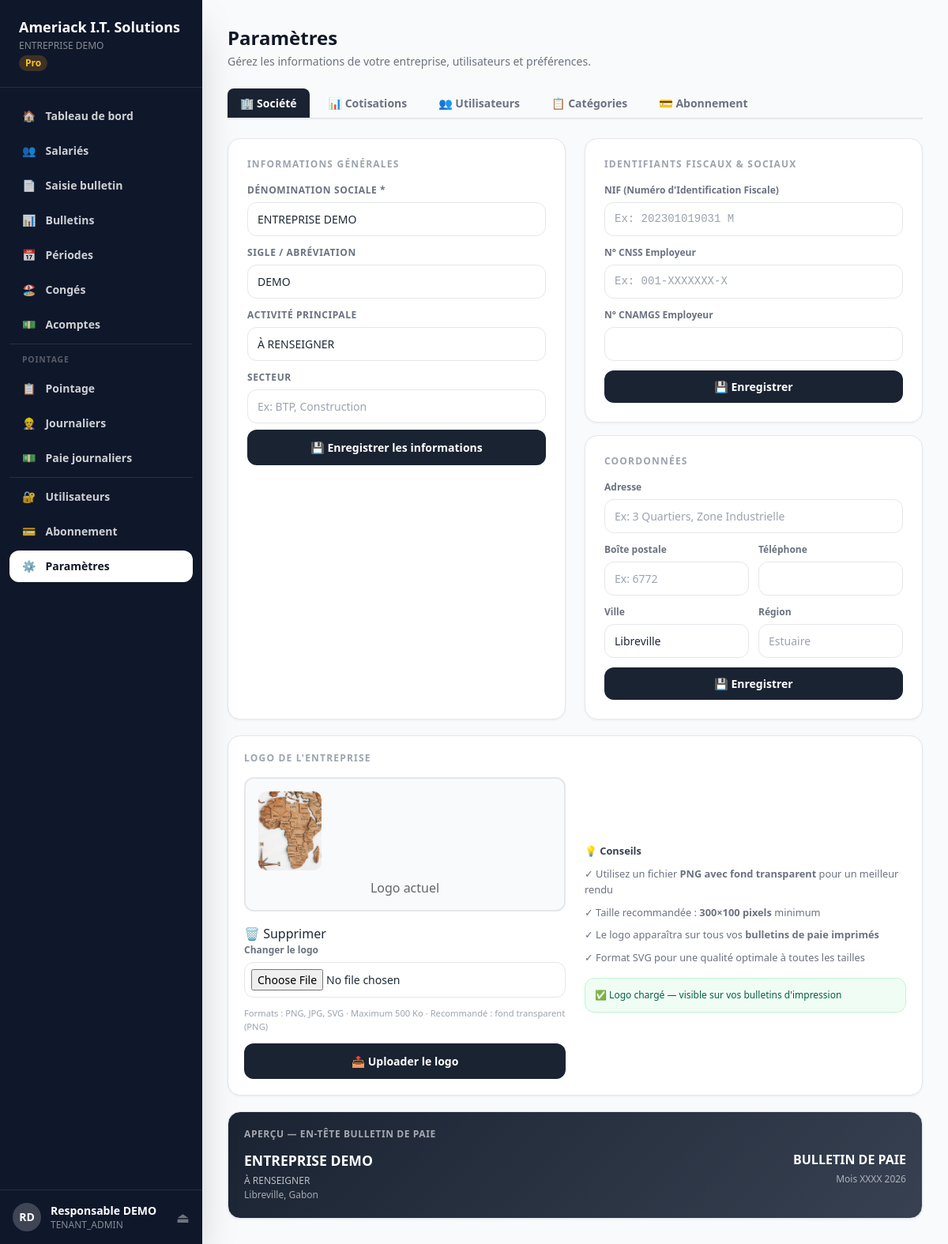
The page /parametres (signed in) on the database as committed earlier.
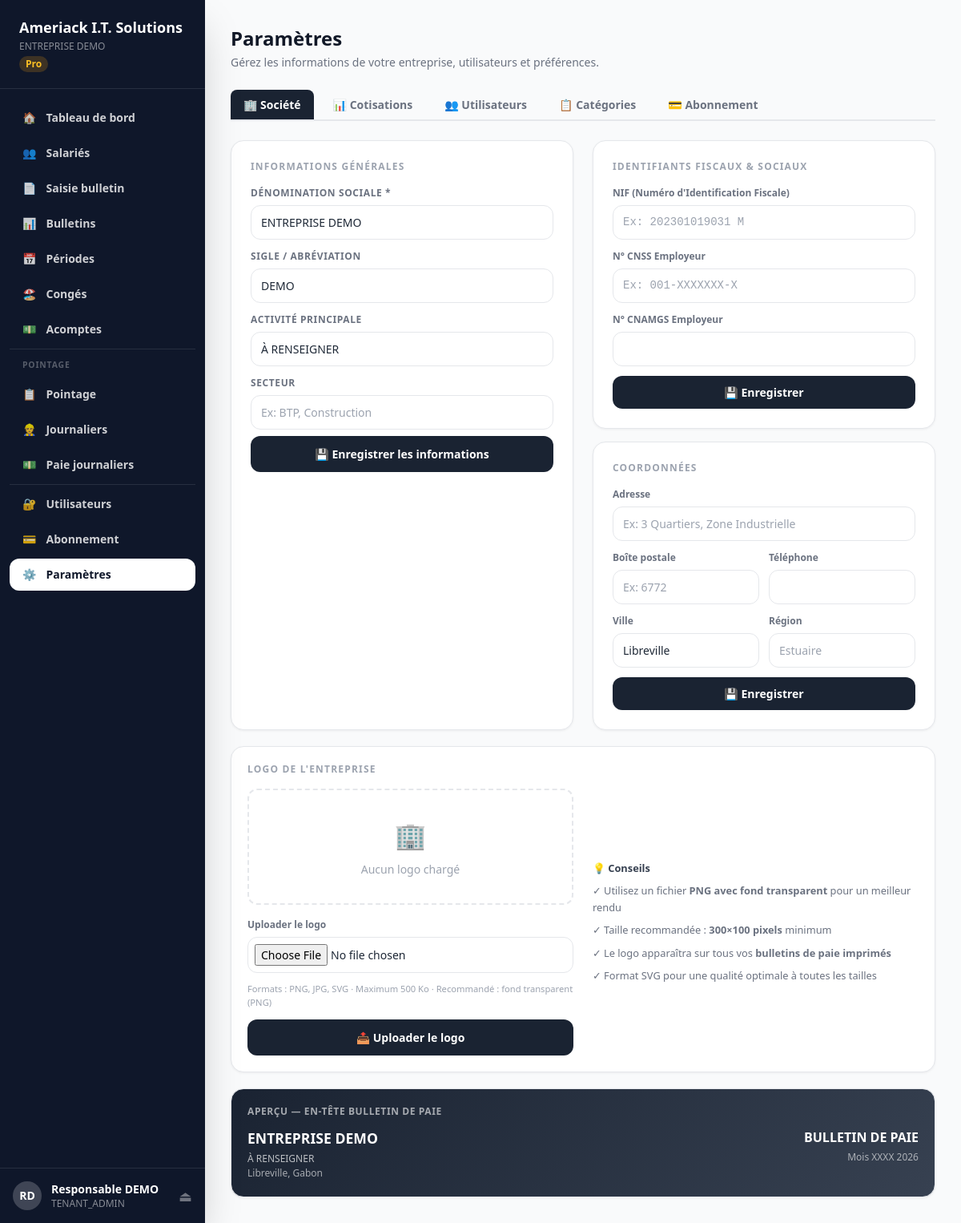
The same page on the database as committed later.
### models.py (models this page shows, shortened)
class Tenant(db.Model):
    __tablename__ = "tenants"
    id               = db.Column(db.Integer, primary_key=True)
    slug             = db.Column(db.String(50), nullable=False, unique=True)   # ex: maentreprise
    denomination     = db.Column(db.String(200), nullable=False)
    sigle            = db.Column(db.String(50))
    activite         = db.Column(db.String(200))
    secteur          = db.Column(db.String(200))
    nif              = db.Column(db.String(50))
    numero_cnss      = db.Column(db.String(50))
    numero_cnamgs    = db.Column(db.String(50))
    adresse          = db.Column(db.String(300))
    boite_postale    = db.Column(db.String(20))
    telephone        = db.Column(db.String(20))
    ville            = db.Column(db.String(100), default="Libreville")
    region           = db.Column(db.String(100))
    pays             = db.Column(db.String(100), default="Gabon")
    plan_id          = db.Column(db.Integer, db.ForeignKey("plans.id"))
    statut           = db.Column(db.String(20), default="ACTIF")   # ACTIF, SUSPENDU, ESSAI
    date_inscription = db.Column(db.DateTime, default=datetime.utcnow)
    date_expiration  = db.Column(db.DateTime)
    token_api        = db.Column(db.String(64), unique=True)
    logo_url         = db.Column(db.String(500))
    utilisateurs  = db.relationship("Utilisateur", backref="tenant", lazy=True, foreign_keys="Utilisateur.tenant_id")
    salaries      = db.relationship("Salarie", backref="tenant", lazy=True)
    periodes      = db.relationship("PeriodePaie", backref="tenant", lazy=True)
    categories    = db.relationship("CategorieEmploi", backref="tenant", lazy=True)
    @property
    def nb_salaries_actifs(self):
        return Salarie.query.filter_by(tenant_id=self.id, statut="ACTIF").count()

### app.py (the view)
@app.route("/parametres")
@tenant_required
def parametres():
    t = Tenant.query.get(get_tenant().id)
    db.session.refresh(t)
    return render_template(
        "tenant/parametres.html",
        tenant=t,
        rubriques=RubriquePaie.query.filter_by(actif=True).all(),
        categories=CategorieEmploi.query.filter_by(tenant_id=t.id).all(),
        users=Utilisateur.query.filter_by(tenant_id=t.id).all()
    )

### app.py (called while the page is built)
@login_manager.user_loader
def load_user(uid): return Utilisateur.query.get(int(uid))

def tenant_required(f):
    @wraps(f)
    def d(*a,**k):
        if not current_user.is_authenticated: return redirect(url_for("login"))
        if not current_user.is_super_admin and (not current_user.tenant_id or not current_user.tenant or current_user.tenant.statut not in ("ACTIF","ESSAI")):
            flash("Compte suspendu ou non associé à une entreprise.","error")
            return redirect(url_for("login"))
        return f(*a,**k)
    return d

def get_tenant():
    if current_user.is_super_admin:
        return None
    return current_user.tenant

@app.template_filter("fcfa")
def fcfa_filter(v):
    try: return f"{int(float(v)):,}".replace(","," ")+" FCFA"
    except: return "— FCFA"

@app.context_processor
def inject_globals(): return {"now":datetime.now(),"enumerate":enumerate}

### models.py (called while the page is built)
    @property
    def nom_complet(self): return f"{self.prenom} {self.nom}"

    @property
    def is_super_admin(self): return self.role == "SUPER_ADMIN"

    @property
    def is_tenant_admin(self): return self.role in ("SUPER_ADMIN","TENANT_ADMIN")

### templates/tenant/parametres.html (shortened to what the changed rows need)
{% extends "tenant/base.html" %}
{% block content %}
<div class="mb-6">
  <h1 class="text-2xl font-black text-gray-900">Paramètres</h1>
</div>
<div id="content-societe" class="tab-content">
  <div style="display:grid;grid-template-columns:1fr 1fr;gap:1.5rem">
    <div class="card p-6">
      <h2 class="text-xs font-bold text-gray-400 uppercase tracking-widest mb-4">Informations générales</h2>
      <form method="POST" action="/parametres/societe" class="space-y-3">
        {% macro fi(label, name, val, placeholder='') %}
        <div>
          <label style="display:block;font-size:.75rem;font-weight:700;color:#6b7280;text-transform:uppercase;letter-spacing:.05em;margin-bottom:.375rem">{{ label }}</label>
          <input type="text" name="{{ name }}" value="{{ val or '' }}" placeholder="{{ placeholder }}"
            style="width:100%;border:1px solid #e5e7eb;border-radius:.75rem;padding:.625rem .75rem;font-size:.875rem;box-sizing:border-box"/>
        </div>
        {% endmacro %}
        {{ fi("Dénomination sociale *", "denomination", tenant.denomination) }}
        {{ fi("Sigle / Abréviation", "sigle", tenant.sigle, "Ex: SGTG") }}
        {{ fi("Activité principale", "activite", tenant.activite, "Ex: Génie Civil") }}
      </form>
    </div>
    <div style="display:flex;flex-direction:column;gap:1rem">
      <div class="card p-6">
        <h2 class="text-xs font-bold text-gray-400 uppercase tracking-widest mb-4">Identifiants fiscaux & sociaux</h2>
      </div>
      <div class="card p-6">
        <h2 class="text-xs font-bold text-gray-400 uppercase tracking-widest mb-4">Coordonnées</h2>
        <form method="POST" action="/parametres/societe" class="space-y-3">
          {% macro fi3(label, name, val, placeholder='') %}
          <div>
            <label style="display:block;font-size:.75rem;font-weight:700;color:#6b7280;margin-bottom:.375rem">{{ label }}</label>
            <input type="text" name="{{ name }}" value="{{ val or '' }}" placeholder="{{ placeholder }}"
              style="width:100%;border:1px solid #e5e7eb;border-radius:.75rem;padding:.625rem .75rem;font-size:.875rem;box-sizing:border-box"/>
          </div>
          {% endmacro %}
          <div style="display:grid;grid-template-columns:1fr 1fr;gap:.75rem">
            {{ fi3("Ville", "ville", tenant.ville, "Libreville") }}
          </div>
        </form>
      </div>
    </div>
  </div>
  <div class="card p-5 mt-5">
    <h2 class="text-xs font-bold text-gray-400 uppercase tracking-widest mb-4">Logo de l'entreprise</h2>
    <div style="display:grid;grid-template-columns:1fr 1fr;gap:1.5rem;align-items:center">
      <div>
        {% if tenant.logo_url %}
<div style="border:2px solid #e5e7eb;border-radius:.75rem;padding:1rem;text-align:center;background:#f9fafb;margin-bottom:1rem">
    <img src="{{ tenant.logo_url }}"
         style="max-width:200px;
                max-height:100px;
                object-fit:contain;
                border-radius:10px;">
    <p style="margin-top:10px;color:#666">
        Logo actuel
    </p>
</div>
<form method="POST" action="/parametres/logo/supprimer">
    <button type="submit">
        🗑️ Supprimer
    </button>
</form>
{% else %}
        <div style="border:2px dashed #e5e7eb;border-radius:.75rem;padding:2rem;text-align:center;color:#9ca3af;margin-bottom:1rem">
          <div style="font-size:2rem;margin-bottom:.5rem">🏢</div>
          <p style="font-size:.875rem">Aucun logo chargé</p>
        </div>
        {% endif %}
        <form method="POST" action="/parametres/logo" enctype="multipart/form-data">
          <label style="display:block;font-size:.75rem;font-weight:700;color:#6b7280;margin-bottom:.375rem">
            {{ 'Changer' if tenant.logo_url else 'Uploader' }} le logo
          </label>
          <input type="file" name="logo" accept=".png,.jpg,.jpeg,.svg,.webp" required
            style="width:100%;border:1px solid #e5e7eb;border-radius:.75rem;padding:.5rem;font-size:.875rem;margin-bottom:.75rem"/>
          <div style="font-size:.7rem;color:#9ca3af;margin-bottom:.75rem">
            Formats : PNG, JPG, SVG · Maximum 500 Ko · Recommandé : fond transparent (PNG)
          </div>
          <button type="submit" style="width:100%;background:#1a2332;color:white;padding:.75rem;border-radius:.75rem;font-weight:700;font-size:.875rem;border:none;cursor:pointer">
            📤 Uploader le logo
          </button>
        </form>
      </div>
      <div>
        <div style="font-size:.8rem;color:#6b7280;line-height:1.6">
          <p style="font-weight:700;color:#374151;margin-bottom:.5rem">💡 Conseils</p>
          <p>✓ Utilisez un fichier <strong>PNG avec fond transparent</strong> pour un meilleur rendu</p>
          <p style="margin-top:.5rem">✓ Taille recommandée : <strong>300×100 pixels</strong> minimum</p>
          <p style="margin-top:.5rem">✓ Le logo apparaîtra sur tous vos <strong>bulletins de paie imprimés</strong></p>
          <p style="margin-top:.5rem">✓ Format SVG pour une qualité optimale à toutes les tailles</p>
        </div>
        {% if tenant.logo_url %}
        <div style="margin-top:1rem;background:#f0fdf4;border:1px solid #bbf7d0;border-radius:.75rem;padding:.75rem;font-size:.75rem;color:#065f46">
          ✅ Logo chargé — visible sur vos bulletins d'impression
        </div>
        {% endif %}
      </div>
    </div>
  </div>
  <div class="card p-5 mt-5" style="background:linear-gradient(135deg,#1a2332,#374151);color:white">
    <div style="display:flex;justify-content:space-between;align-items:flex-start">
      <div>
        <div style="font-size:1.1rem;font-weight:900">{{ tenant.denomination or '—' }}</div>
        <div style="font-size:.75rem;opacity:.7;margin-top:.25rem">{{ tenant.activite or '' }}</div>
        <div style="font-size:.75rem;opacity:.6">{{ tenant.ville or 'Libreville' }}, Gabon</div>
      </div>
    </div>
  </div>
</div>
{% endblock %}

### templates/tenant/base.html (shortened to what the changed rows need)
<!DOCTYPE html>
<html lang="fr">
<head>
  <script src="https://cdn.tailwindcss.com"></script>
</head>
<body class="bg-gray-50 text-gray-800">
<div class="flex min-h-screen">
  <aside class="w-64 bg-slate-900 text-white flex flex-col fixed h-full z-20 shadow-2xl">
    <div class="px-6 py-5 border-b border-white/10">
      <div class="text-lg font-black">Ameriack I.T. Solutions</div>
      <div class="text-xs text-white/50 mt-0.5 truncate">
        {% if tenant %}{{ tenant.denomination }}{% else %}Espace entreprise{% endif %}
      </div>
      {% if tenant and tenant.plan %}
      <span class="text-xs bg-amber-500/20 text-amber-400 px-2 py-0.5 rounded-full font-bold mt-1 inline-block">
        {{ tenant.plan.nom }}
      </span>
      {% endif %}
    </div>
      {% set ep = request.endpoint %}
  </aside>
  <main class="ml-64 flex-1 p-8 min-h-screen">
    {% block content %}{% endblock %}
  </main>
</div>
</body>
</html>

Rows that differ between the two databases and show on the page:
changed Tenant "ENTREPRISE DEMO": logo_url "Changer" → "Uploader"; logo_url: picture removed
Other text that changed with them:
text no longer shown: "Logo actuel 🗑️ Supprimer ✅ Logo chargé — visible sur vos bulletins d'impression"
text now shown: "🏢 Aucun logo chargé"
